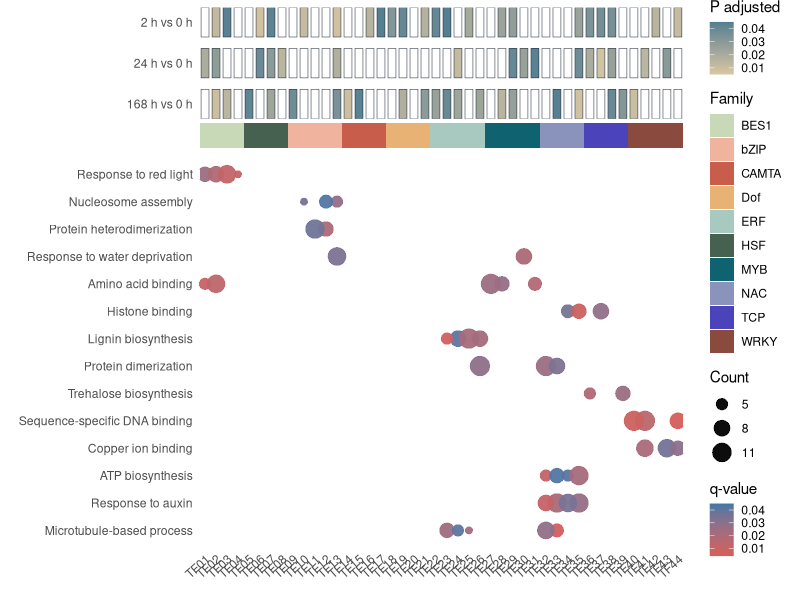

This figure's R source:
suppressPackageStartupMessages({
  library(ggplot2)
  library(patchwork)
})

set.seed(20260518)

families <- c("BES1", "HSF", "bZIP", "CAMTA", "Dof", "ERF", "MYB", "NAC", "TCP", "WRKY")
family_palette <- c(
  BES1 = "#c7d9b7",
  HSF = "#46614f",
  bZIP = "#efb39e",
  CAMTA = "#c85d4b",
  Dof = "#e7b274",
  ERF = "#a8c9bf",
  MYB = "#0f6370",
  NAC = "#8a93bc",
  TCP = "#4b43b9",
  WRKY = "#8a4a3d"
)

genes_per_family <- c(4, 4, 5, 4, 4, 5, 5, 4, 4, 5)
family_tbl <- data.frame(
  family = rep(families, genes_per_family),
  gene_index = ave(rep(1L, sum(genes_per_family)), rep(families, genes_per_family), FUN = seq_along),
  stringsAsFactors = FALSE
)
family_tbl$gene <- sprintf("TF%02d", seq_len(nrow(family_tbl)))
family_tbl$x <- seq_len(nrow(family_tbl))

terms <- rev(c(
  "Response to red light",
  "Nucleosome assembly",
  "Protein heterodimerization",
  "Response to water deprivation",
  "Amino acid binding",
  "Histone binding",
  "Lignin biosynthesis",
  "Protein dimerization",
  "Trehalose biosynthesis",
  "Sequence-specific DNA binding",
  "Copper ion binding",
  "ATP biosynthesis",
  "Response to auxin",
  "Microtubule-based process"
))

term_family_map <- list(
  "Response to red light" = c("BES1"),
  "Nucleosome assembly" = c("bZIP"),
  "Protein heterodimerization" = c("bZIP"),
  "Response to water deprivation" = c("bZIP", "MYB"),
  "Amino acid binding" = c("BES1", "MYB"),
  "Histone binding" = c("TCP", "NAC"),
  "Lignin biosynthesis" = c("ERF"),
  "Protein dimerization" = c("ERF", "NAC"),
  "Trehalose biosynthesis" = c("TCP"),
  "Sequence-specific DNA binding" = c("WRKY"),
  "Copper ion binding" = c("WRKY"),
  "ATP biosynthesis" = c("NAC"),
  "Response to auxin" = c("NAC"),
  "Microtubule-based process" = c("ERF", "NAC")
)

dot_rows <- lapply(names(term_family_map), function(term) {
  target_families <- term_family_map[[term]]
  target_genes <- family_tbl[family_tbl$family %in% target_families, , drop = FALSE]
  keep_n <- max(1L, min(nrow(target_genes), sample(2:5, 1)))
  picked <- target_genes[sample(seq_len(nrow(target_genes)), keep_n), , drop = FALSE]
  data.frame(
    gene = picked$gene,
    x = picked$x,
    term = term,
    q_value = runif(nrow(picked), 0.004, 0.045),
    count = sample(4:12, nrow(picked), replace = TRUE),
    stringsAsFactors = FALSE
  )
})
dot_tbl <- do.call(rbind, dot_rows)
dot_tbl$term <- factor(dot_tbl$term, levels = terms)

time_points <- c("2 h vs 0 h", "24 h vs 0 h", "168 h vs 0 h")
time_tbl <- expand.grid(
  gene = family_tbl$gene,
  time_point = factor(time_points, levels = rev(time_points)),
  KEEP.OUT.ATTRS = FALSE,
  stringsAsFactors = FALSE
)
time_tbl <- merge(time_tbl, family_tbl[, c("gene", "x", "family")], by = "gene", sort = FALSE)
time_tbl$padj <- NA_real_
for (family in families) {
  family_rows <- which(time_tbl$family == family)
  active_n <- sample(4:8, 1)
  active_rows <- sample(family_rows, active_n)
  time_tbl$padj[active_rows] <- runif(length(active_rows), 0.006, 0.045)
}

family_strip <- family_tbl
family_strip$y <- "Family"

base_theme <- theme_minimal(base_size = 11) +
  theme(
    panel.grid = element_blank(),
    axis.title = element_blank(),
    axis.text.x = element_text(angle = 42, hjust = 1, vjust = 1),
    plot.margin = margin(0, 8, 0, 8)
  )

top_plot <- ggplot(time_tbl, aes(x = x, y = time_point)) +
  geom_tile(
    aes(fill = padj),
    width = 0.72,
    height = 0.72,
    color = "#1f2937",
    linewidth = 0.18,
    na.rm = FALSE
  ) +
  scale_fill_gradient(
    low = "#d9c7a2",
    high = "#537f92",
    na.value = "transparent",
    name = "P adjusted",
    limits = c(0.005, 0.045),
    breaks = c(0.01, 0.02, 0.03, 0.04),
    guide = guide_colorbar(barheight = unit(38, "pt"))
  ) +
  scale_x_continuous(
    limits = c(0.5, max(family_tbl$x) + 0.5),
    breaks = family_tbl$x,
    labels = NULL,
    expand = expansion(mult = 0)
  ) +
  scale_y_discrete(expand = expansion(add = c(0.2, 0.2))) +
  base_theme +
  theme(
    axis.text.x = element_blank(),
    legend.position = "right"
  )

family_plot <- ggplot(family_strip, aes(x = x, y = y, fill = family)) +
  geom_tile(width = 1, height = 0.7) +
  scale_fill_manual(values = family_palette, name = "Family") +
  scale_x_continuous(
    limits = c(0.5, max(family_tbl$x) + 0.5),
    breaks = family_tbl$x,
    labels = NULL,
    expand = expansion(mult = 0)
  ) +
  scale_y_discrete(expand = expansion(add = c(0, 0))) +
  base_theme +
  theme(
    axis.text = element_blank(),
    legend.position = "right"
  )

dot_plot <- ggplot(dot_tbl, aes(x = x, y = term)) +
  geom_point(aes(size = count, color = q_value), alpha = 0.95, stroke = 0.25) +
  scale_color_gradient(
    low = "#d65d59",
    high = "#3f77a8",
    name = "q-value",
    limits = c(0.004, 0.045),
    breaks = c(0.01, 0.02, 0.03, 0.04),
    guide = guide_colorbar(barheight = unit(38, "pt"))
  ) +
  scale_size_continuous(
    name = "Count",
    range = c(2.3, 6.5),
    breaks = c(5, 8, 11)
  ) +
  scale_x_continuous(
    limits = c(0.5, max(family_tbl$x) + 0.5),
    breaks = family_tbl$x,
    labels = family_tbl$gene,
    expand = expansion(mult = 0)
  ) +
  scale_y_discrete(drop = FALSE) +
  base_theme +
  theme(
    legend.position = "right",
    plot.margin = margin(4, 8, 8, 8)
  )

combined_plot <- top_plot / family_plot / dot_plot +
  plot_layout(heights = c(1.2, 0.28, 4.2), guides = "collect") &
  theme(
    legend.position = "right",
    legend.box = "vertical",
    legend.margin = margin(0, 0, 0, 8)
  )

ggsave(
  filename = "dev_docs/figures/case-tf-enrichment-matrix.png",
  plot = combined_plot,
  width = 15,
  height = 8.7,
  dpi = 180,
  bg = "white"
)
